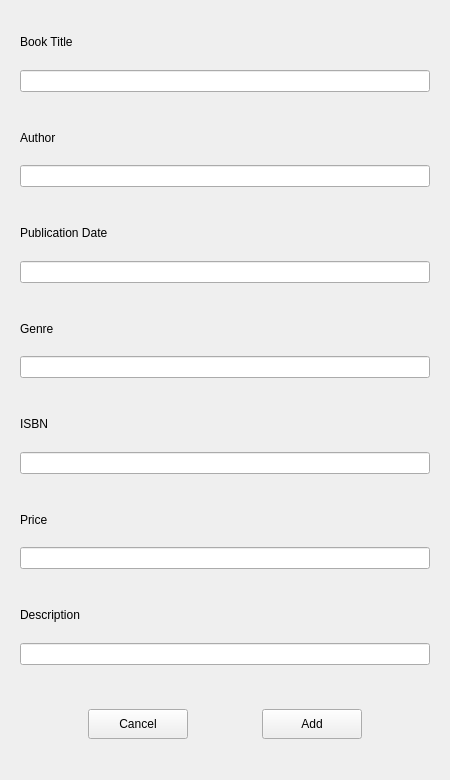
<?xml version="1.0" encoding="UTF-8"?>
<ui version="4.0">
 <class>AddBook</class>
 <widget class="QWidget" name="AddBook">
  <property name="geometry">
   <rect>
    <x>0</x>
    <y>0</y>
    <width>450</width>
    <height>780</height>
   </rect>
  </property>
  <property name="minimumSize">
   <size>
    <width>450</width>
    <height>780</height>
   </size>
  </property>
  <property name="maximumSize">
   <size>
    <width>450</width>
    <height>780</height>
   </size>
  </property>
  <property name="windowTitle">
   <string>Form</string>
  </property>
  <layout class="QVBoxLayout" name="verticalLayout_8">
   <item>
    <widget class="QWidget" name="widget" native="true">
     <layout class="QVBoxLayout" name="verticalLayout">
      <item>
       <widget class="QLabel" name="label">
        <property name="text">
         <string>Book Title</string>
        </property>
       </widget>
      </item>
      <item>
       <widget class="QLineEdit" name="titleLineEdit"/>
      </item>
     </layout>
    </widget>
   </item>
   <item>
    <widget class="QWidget" name="widget_2" native="true">
     <layout class="QVBoxLayout" name="verticalLayout_2">
      <item>
       <widget class="QLabel" name="label_2">
        <property name="text">
         <string>Author</string>
        </property>
       </widget>
      </item>
      <item>
       <widget class="QLineEdit" name="authorLineEdit"/>
      </item>
     </layout>
    </widget>
   </item>
   <item>
    <widget class="QWidget" name="widget_3" native="true">
     <layout class="QVBoxLayout" name="verticalLayout_3">
      <item>
       <widget class="QLabel" name="label_3">
        <property name="text">
         <string>Publication Date</string>
        </property>
       </widget>
      </item>
      <item>
       <widget class="QLineEdit" name="publicDateLineEdit"/>
      </item>
     </layout>
    </widget>
   </item>
   <item>
    <widget class="QWidget" name="widget_5" native="true">
     <layout class="QVBoxLayout" name="verticalLayout_5">
      <item>
       <widget class="QLabel" name="label_5">
        <property name="text">
         <string>Genre</string>
        </property>
       </widget>
      </item>
      <item>
       <widget class="QLineEdit" name="genreLineEdit"/>
      </item>
     </layout>
    </widget>
   </item>
   <item>
    <widget class="QWidget" name="widget_4" native="true">
     <layout class="QVBoxLayout" name="verticalLayout_4">
      <item>
       <widget class="QLabel" name="label_4">
        <property name="text">
         <string>ISBN</string>
        </property>
       </widget>
      </item>
      <item>
       <widget class="QLineEdit" name="isbnLineEdit"/>
      </item>
     </layout>
    </widget>
   </item>
   <item>
    <widget class="QWidget" name="widget_6" native="true">
     <layout class="QVBoxLayout" name="verticalLayout_6">
      <item>
       <widget class="QLabel" name="label_6">
        <property name="text">
         <string>Price</string>
        </property>
       </widget>
      </item>
      <item>
       <widget class="QLineEdit" name="priceLineEdit"/>
      </item>
     </layout>
    </widget>
   </item>
   <item>
    <widget class="QWidget" name="widget_7" native="true">
     <layout class="QVBoxLayout" name="verticalLayout_7">
      <item>
       <widget class="QLabel" name="label_7">
        <property name="text">
         <string>Description</string>
        </property>
       </widget>
      </item>
      <item>
       <widget class="QLineEdit" name="descriptionLineEdit"/>
      </item>
     </layout>
    </widget>
   </item>
   <item>
    <widget class="QWidget" name="widget_8" native="true">
     <layout class="QHBoxLayout" name="horizontalLayout">
      <item>
       <widget class="QPushButton" name="cancelAddBook">
        <property name="minimumSize">
         <size>
          <width>100</width>
          <height>30</height>
         </size>
        </property>
        <property name="maximumSize">
         <size>
          <width>100</width>
          <height>30</height>
         </size>
        </property>
        <property name="text">
         <string>Cancel</string>
        </property>
       </widget>
      </item>
      <item>
       <widget class="QPushButton" name="confirmAddBook">
        <property name="minimumSize">
         <size>
          <width>100</width>
          <height>30</height>
         </size>
        </property>
        <property name="maximumSize">
         <size>
          <width>100</width>
          <height>30</height>
         </size>
        </property>
        <property name="text">
         <string>Add</string>
        </property>
       </widget>
      </item>
     </layout>
    </widget>
   </item>
  </layout>
 </widget>
 <resources/>
 <connections/>
</ui>
